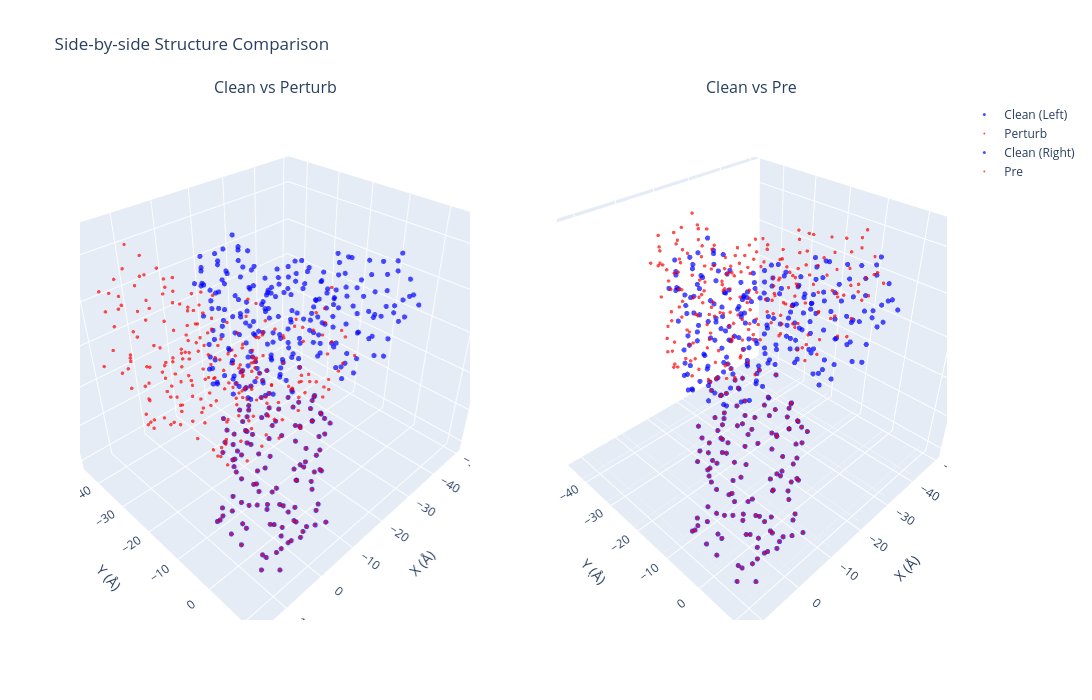

This figure's notebook cell:
### Markdown cell above
# 全链长，bb分析

### Code cell
import torch
import numpy as np
import plotly.graph_objects as go
from plotly.subplots import make_subplots

def visualize_side_by_side(
    coords_clean: torch.Tensor,
    coords_perturb: torch.Tensor,
    coords_pre: torch.Tensor,
    atom_idx: int = 1,  # CA # 1
    output_html: str = None
):
    """Plotly 交互式 3D 图，左右双视图排版"""
    
    # 提取坐标数据
    clean_ca = coords_clean[:, atom_idx].cpu().numpy()
    perturb_ca = coords_perturb[:, atom_idx].cpu().numpy()
    pre_ca = coords_pre[:, atom_idx].cpu().numpy()
    
    # 1. 创建 1行2列 的子图，必须指定 type 为 'scene' 支持 3D
    fig = make_subplots(
        rows=1, cols=2,
        specs=[[{'type': 'scene'}, {'type': 'scene'}]],
        subplot_titles=("Clean vs Perturb", "Clean vs Pre")
    )
    
    # ================= 左侧图 (row=1, col=1): Clean vs Perturb =================
    fig.add_trace(go.Scatter3d(
        x=clean_ca[:, 0], y=clean_ca[:, 1], z=clean_ca[:, 2],
        mode='markers', name='Clean (Left)',
        line=dict(width=2, color='blue'),
        marker=dict(size=3, color='blue', opacity=0.7)
    ), row=1, col=1)
    
    fig.add_trace(go.Scatter3d(
        x=perturb_ca[:, 0], y=perturb_ca[:, 1], z=perturb_ca[:, 2],
        mode='markers', name='Perturb',
        line=dict(width=1, color='red'),
        marker=dict(size=2, color='red', opacity=0.7)
    ), row=1, col=1)
    
    # ================= 右侧图 (row=1, col=2): Clean vs Pre =================
    fig.add_trace(go.Scatter3d(
        x=clean_ca[:, 0], y=clean_ca[:, 1], z=clean_ca[:, 2],
        mode='markers', name='Clean (Right)',
        line=dict(width=2, color='blue'),
        marker=dict(size=3, color='blue', opacity=0.7)
    ), row=1, col=2)
    
    fig.add_trace(go.Scatter3d(
        x=pre_ca[:, 0], y=pre_ca[:, 1], z=pre_ca[:, 2],
        mode='markers', name='Pre',
        # 这里我用了绿色来区分第二个视图，你也可以改回红色 green
        line=dict(width=1, color='red'), 
        marker=dict(size=2, color='red', opacity=0.7)
    ), row=1, col=2)
    
    # ================= 统一设置布局 =================
    # 定义通用的 3D 坐标轴设定
    scene_layout = dict(
        xaxis_title='X (Å)',
        yaxis_title='Y (Å)',
        zaxis_title='Z (Å)',
        aspectmode='data'  # 保持 1:1:1 比例
    )
    
    fig.update_layout(
        title_text="Side-by-side Structure Comparison",
        # 在 subplots 中，3D 视图的 layout 参数名为 scene (左图) 和 scene2 (右图)
        scene=scene_layout,   
        scene2=scene_layout,  
        width=1200,  # 加宽一点以适应两个图并排
        height=700,
        showlegend=True
    )
    
    if output_html:
        fig.write_html(output_html)
        print(f"✅ Interactive side-by-side plot saved: {output_html}")
    
    fig.show()

# 加载文件
loaded_dict = torch.load(
    '/root/private_data/luog/codex/IgGM2/see/seefile/S0907_100_1788774314.pt',
    map_location='cpu',    
    weights_only=True       
)

# 提取张量
coords_clean = loaded_dict['clean'].squeeze(0).detach()
coords_perturb = loaded_dict['perturb'].squeeze(0).detach()
coords_pre = loaded_dict['pre'].squeeze(0).detach() # [20:35,:,:] 

print("step:", loaded_dict['step'])
# 一次性调用左右可视化函数
visualize_side_by_side(
    coords_clean=coords_clean,
    coords_perturb=coords_perturb,
    coords_pre=coords_pre
)

# print(loaded_dict['clean'].squeeze(0)[20:30,:,:])
# print(loaded_dict['perturb'].squeeze(0)[20:30,:,:])

### Figure 1 — Plotly figure (JSON) as saved in the notebook; plotly's stock layout.template omitted (floating-point values rounded to 4 significant figures; data arrays with more than 128 entries replaced by an {"elided": "..."} marker saying what was removed)
{"data": [{"line": {"color": "blue", "width": 2}, "marker": {"color": "blue", "opacity": 0.7, "size": 3}, "mode": "markers", "name": "Clean (Left)", "scene": "scene", "type": "scatter3d", "x": {"elided": "353 float values"}, "y": {"elided": "353 float values"}, "z": {"elided": "353 float values"}}, {"line": {"color": "red", "width": 1}, "marker": {"color": "red", "opacity": 0.7, "size": 2}, "mode": "markers", "name": "Perturb", "scene": "scene", "type": "scatter3d", "x": {"elided": "353 float values"}, "y": {"elided": "353 float values"}, "z": {"elided": "353 float values"}}, {"line": {"color": "blue", "width": 2}, "marker": {"color": "blue", "opacity": 0.7, "size": 3}, "mode": "markers", "name": "Clean (Right)", "scene": "scene2", "type": "scatter3d", "x": {"elided": "353 float values"}, "y": {"elided": "353 float values"}, "z": {"elided": "353 float values"}}, {"line": {"color": "red", "width": 1}, "marker": {"color": "red", "opacity": 0.7, "size": 2}, "mode": "markers", "name": "Pre", "scene": "scene2", "type": "scatter3d", "x": {"elided": "353 float values"}, "y": {"elided": "353 float values"}, "z": {"elided": "353 float values"}}], "layout": {"annotations": [{"font": {"size": 16}, "showarrow": false, "text": "Clean vs Perturb", "x": 0.225, "xanchor": "center", "xref": "paper", "y": 1, "yanchor": "bottom", "yref": "paper"}, {"font": {"size": 16}, "showarrow": false, "text": "Clean vs Pre", "x": 0.775, "xanchor": "center", "xref": "paper", "y": 1, "yanchor": "bottom", "yref": "paper"}], "height": 700, "scene": {"aspectmode": "data", "domain": {"x": [0, 0.45], "y": [0, 1]}, "xaxis": {"title": {"text": "X (Å)"}}, "yaxis": {"title": {"text": "Y (Å)"}}, "zaxis": {"title": {"text": "Z (Å)"}}}, "scene2": {"aspectmode": "data", "domain": {"x": [0.55, 1], "y": [0, 1]}, "xaxis": {"title": {"text": "X (Å)"}}, "yaxis": {"title": {"text": "Y (Å)"}}, "zaxis": {"title": {"text": "Z (Å)"}}}, "showlegend": true, "title": {"text": "Side-by-side Structure Comparison"}, "width": 1200}}
